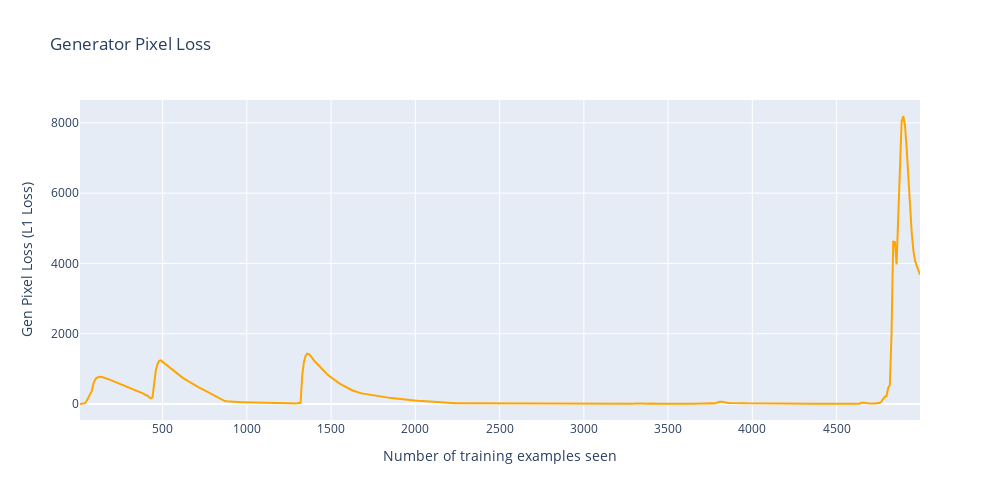

The notebook cell this image was saved under:
### Code cell
fig = go.Figure()

fig.add_trace(go.Scatter(x=counter, y=gen_pixel_losses, mode='lines', name='Gen Pixel Loss', marker_color='orange'))

fig.update_layout(
    width=1000,
    height=500,
    title="Generator Pixel Loss",
    xaxis_title="Number of training examples seen",
    yaxis_title="Gen Pixel Loss (L1 Loss)"),
fig.show()

### Figure 1 — Plotly figure (JSON) as saved in the notebook; plotly's stock layout.template omitted (floating-point values rounded to 4 significant figures; data arrays with more than 128 entries replaced by an {"elided": "..."} marker saying what was removed)
{"data": [{"marker": {"color": "orange"}, "mode": "lines", "name": "Gen Pixel Loss", "type": "scatter", "x": {"elided": "500 int values"}, "y": {"elided": "500 float values"}}], "layout": {"height": 500, "title": {"text": "Generator Pixel Loss"}, "width": 1000, "xaxis": {"title": {"text": "Number of training examples seen"}}, "yaxis": {"title": {"text": "Gen Pixel Loss (L1 Loss)"}}}}
